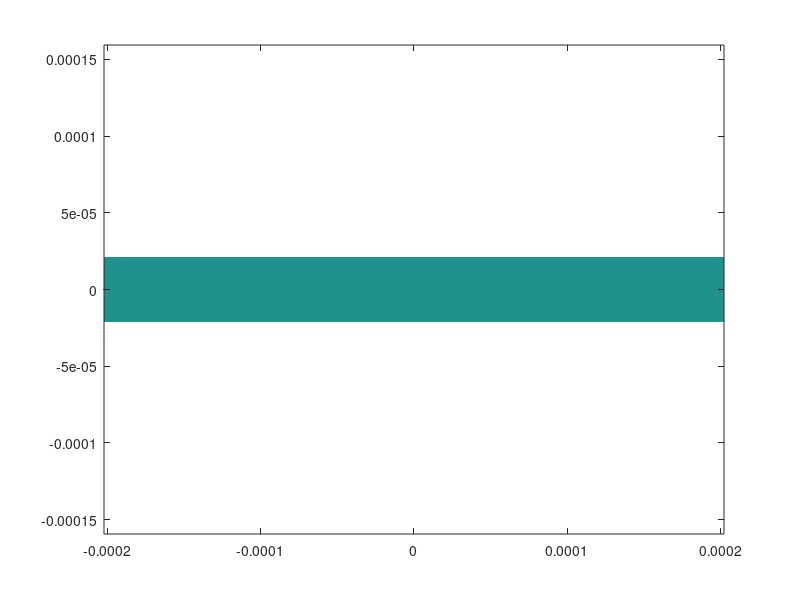
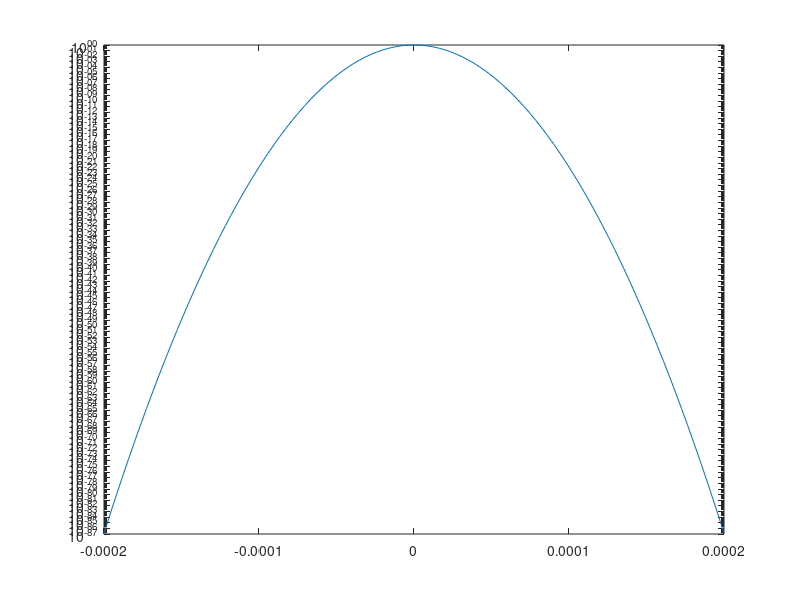

MATLAB code to generate these figures, in order: (Note: this script raises an error after producing the figures.)
% Author: Madhu Veettikazhy
% Date:12 November 2018
% Gaussian beam (CW) electric field propagation from the 
% through fibre using Finite Difference Beam Propagation Method
% in 2D
% Reference: An assessment of FD BPM method - Youngchul Chung
% ***************************************************************************************************

%% User-specified general parameters
Lx_main = 200e-6;                                                     % [m] x side length of main area
Ly_main = 20e-6;                                                    % [m] y side length of main area
Lz = 10e-3;                                                          % [m] z propagation distance
targetzstepsize = 100e-6;                                          % [m] z step size to aim for

Nx_main = 51;                                                        % x resolution of main area
Ny_main = 11;                                                             % y resolution of main area

lambda = 1e-6;                                                % [m] Wavelength 
w = 20e-6;%3.9e-6;                                                       % [m] Initial waist plane 1/e^2 radius of the gaussian beam

updates = 10;          % Number of times to update plot. If set higher than nz (such as Inf), script will simply update every step.

absorbertype = 4; % 1: No absorber, 2: constant absorber, 3: linear absorber, 4: quadratic absorber
targetLx = 2*Lx_main; % [m] Full area x side length
targetLy = 2*Ly_main;    % [m] Full area y side length
alpha = 10e1; % [1/m] "Absorption coefficient", used for absorbertype 2
beta = 10e4; % [1/m^2] "Absorption coefficient" per unit length distance out from edge of main area, used for absorbertype 3
gamma = 3e8; % [1/m^3] "Absorption coefficient" per unit length distance out from edge of main area, squared, used for absorbertype 4

n_cladding = 1.01;%1.45;
n_core = 1.01;%1.45;%1.46;
core_radius = 5e-6;

%% Initialization of space and frequency grids
nz = round(Lz/targetzstepsize);                                       % Number of z steps

dx = Lx_main/Nx_main;
dy = Ly_main/Ny_main;
dz = Lz/nz;

nx = round(targetLx/dx);
if rem(nx,2) ~= rem(Nx_main,2)
    nx = nx + 1; % Ensure that if Nx_main was set odd (to have a x slice at the center), nx will also be odd
end
ny = round(targetLy/dy);
if rem(ny,2) ~= rem(Ny_main,2)
    ny = ny + 1; % Ensure that if Ny_main was set odd (to have a y slice at the center), ny will also be odd
end
Lx = nx*dx;
Ly = ny*dy;

x = dx*(-(nx-1)/2:(nx-1)/2);
y = dy*(-(ny-1)/2:(ny-1)/2);
[X,Y] = ndgrid(x,y);

switch absorbertype
    case 1
        absorber = ones(nx,ny);
    case 2
        absorber = ones(nx,ny);
        absorber(abs(X) > Lx_main/2 | abs(Y) > Ly_main/2) = exp(-dz*alpha);
    case 3
        absorber = exp(-dz*max(0,max(abs(Y) - Ly_main/2,abs(X) - Lx_main/2))*beta);
    case 4
        absorber = exp(-dz*max(0,max(abs(Y) - Ly_main/2,abs(X) - Lx_main/2)).^2*gamma);
end
absorb_column = absorber(:);
figure(1);
% plot(x,absorber(:,round((ny-1)/2+1)));
imagesc(x,y,absorber.');
xlim([min(x) max(x)]);

k_0 = 2*pi/lambda;                                              % [m^-1] Wavenumber

%% Initialisation of optical fibre parameters
n_0 = 1;%n_cladding;
n_mat = ones(nx,ny)*n_core;
n_mat(sqrt(X.^2+Y.^2) > core_radius) = n_cladding;
figure(1);clf;
imagesc(x,y,n_mat.');
axis xy
axis equal

%% Beam initialization
amplitude = exp(-(X.^2+Y.^2)/w^2);                             % Gaussian field amplitude
phase = 0*X;                                         % Phase
E_ref = amplitude.*exp(1i*phase);                      % Electric field

%% Fibre propagation and plotting
%% Sequential method initialization
[nvec,~,invec] = uniquetol(n_mat);
% ax = dz/(4i*dx^2*k_0*n);
% ay = dz/(4i*dy^2*k_0*n);
% [e,~,ie] = uniquetol(dz*k_0*(n.^2-n_0^2)/n);
% b  = 1 + 2*ax + 2*ay + dz*1i*k_0*delta_n_2_column/n_0;
% c  = 1 - 2*ax - 2*ay - dz*1i*k_0*delta_n_2_column/n_0;

%% Vectorized method initialization
% delta_n_2 = n.^2-n_0^2;                              %delta_n^2 in the expression for FD BPM
% delta_n_2_column = delta_n_2(:);                         %Converting from NxN square matrix to N^2x1 column matrix
% E_column=E_ref(:);                                                   %Converting 2D matrix into a column matrix
% N=nx*ny;                                                            %N*N - size of sparse matrices
% 
% ax = dz/(2*dx^2);
% ay = dz/(2*dy^2);
% b = dz*(1/dx^2+1/dy^2) - (k_0^2*dz/2).*delta_n_2_column + (2*1i*k_0*n_0);
% c = -dz*(1/dx^2+1/dy^2) + (k_0^2*dz/2).*delta_n_2_column+ (2*1i*k_0*n_0);
% M_i_lhs = sparse(1:N,1:N,b(1:N),N,N);
% M_iMinus1 = sparse(2:N,1:N-1,ax,N,N);
% M_iPlus1 = sparse(1:N-1,2:N,ax,N,N);
% for i=nx:nx:N-nx                                               %Dirichlet's boundary condition
%     M_iMinus1(i+1,i)=0;
%     M_iPlus1(i,i+1)=0;
% end
% 
% M_jMinus1 = sparse(nx+1:N,1:N-nx,ay,N,N);
% M_jPlus1 = sparse(1:N-nx,nx+1:N,ay,N,N);
% M_lhs = -M_iMinus1 - M_iPlus1 + M_i_lhs - M_jMinus1 - M_jPlus1;
% 
% M_i_rhs = sparse(1:N,1:N,c(1:N),N,N);
% M_rhs = M_iMinus1+M_iPlus1+M_i_rhs+M_jMinus1+M_jPlus1;

%% Figure initialization
figure(2);
h_line = semilogy(x,abs(E_ref(:,(ny-1)/2+1).').^2); 
h_title = title(['x intensity profile at z = 0 m (second moment radius = ' num2str(2*std(x,h_line.YData)) ' m)']);
line([-Lx_main/2 -Lx_main/2 NaN Lx_main/2 Lx_main/2],[ylim NaN ylim],'Linestyle','--','Color','k');
axis([min(x) max(x) 1e-9 1]);

updatesliceindices = unique(round(linspace(1,nz,min(nz,updates))));
nextupdatesliceindicesindex = 1;

figure(3);
subplot(2,1,1);
h_im1 = imagesc(x,y,abs(E_ref.').^2);
axis xy
axis equal
% xlim([-Lx_main/2 Lx_main/2]);
% ylim([-Ly_main/2 Ly_main/2]);
xlim([-Lx/2 Lx/2]);
ylim([-Ly/2 Ly/2]);
subplot(2,1,2);
h_im2 = imagesc(x,y,angle(E_ref.'));
axis xy
axis equal
% xlim([-Lx_main/2 Lx_main/2]);
% ylim([-Ly_main/2 Ly_main/2]);
xlim([-Lx/2 Lx/2]);
ylim([-Ly/2 Ly/2]);

%For plotting the diverged gaussian field from gaussian_Prop_2D.m
% NxNy_ref = size(E_ref);
% Nx_ref=NxNy_ref(1);
% Nx_ref_start=round(Nx_ref/2)-round(nx/2);
% Nx_ref_end=round(Nx_ref/2)+round(nx/2)-1;

%% Sequential method execution
E = E_ref;
d = zeros(nx,ny);
for zidx = 1:nz
    %% Explicit part of step 1
    for iy = 1:ny
        for ix = 1:nx % construct d, the right hand side of the system of linear equations
            i = sub2ind([nx,ny],ix,iy);
			n = nvec(invec(i));
            delta = 0;
            if ix ~= 1;  delta = delta +   dz/(4i*dx^2*k_0*n)*(E(ix-1,iy)-E(ix,iy)); end
            if ix ~= nx; delta = delta +   dz/(4i*dx^2*k_0*n)*(E(ix+1,iy)-E(ix,iy)); end
%             if iy ~= 1;  delta = delta + 2*dz/(4i*dy^2*k_0*n)*(E(ix,iy-1)-E(ix,iy)); end
%             if iy ~= ny; delta = delta + 2*dz/(4i*dy^2*k_0*n)*(E(ix,iy+1)-E(ix,iy)); end
            d(ix,iy) = E(ix,iy)*(1 - 1i*dz*k_0*(n^2 - n_0^2)/n) + delta;
        end
    end

    %% Implicit part of step 1, Thomas algorithm along x, sweeps up from 2 to nx and then down from nx to 1
    for iy = 1:ny
        % Forward sweep, index 1 and 2:
		i = sub2ind([nx,ny],1,iy);
		n = nvec(invec(i));
        b(1) = 1 + dz/(4i*dx^2*k_0*n) + 1i*dz*k_0*(n^2 - n_0^2)/n;
		i = sub2ind([nx,ny],2,iy);
		n = nvec(invec(i));
        w = -dz/(4i*dx^2*k_0*n)/b(1);
        b(2) = 1 + 2*dz/(4i*dx^2*k_0*n) + 1i*dz*k_0*(n^2 - n_0^2)/n + w*dz/(4i*dx^2*k_0*     n     );
        d(2,iy) = d(2,iy) - w*d(1,iy);
        % Forward sweep, indices 3 to nx-1:
        for ix = 3:nx-1
			i = sub2ind([nx,ny],ix,iy);
			n = nvec(invec(i));
            w = -dz/(4i*dx^2*k_0*n)/b(ix-1);
            b(ix) = 1 + 2*dz/(4i*dx^2*k_0*n) + 1i*dz*k_0*(n^2 - n_0^2)/n;
            b(ix) = b(ix) + w*dz/(4i*dx^2*k_0*     n     );
            d(ix,iy) = d(ix,iy) - w*d(ix-1,iy);
        end
        % Forward sweep, index nx:
		i = sub2ind([nx,ny],nx,iy);
		n = nvec(invec(i));
        w = -dz/(4i*dx^2*k_0*n)/b(nx-1);
        b(nx) = 1 + dz/(4i*dx^2*k_0*n) + 1i*dz*k_0*(n^2 - n_0^2)/n;
        b(nx) = b(nx) + w*dz/(4i*dx^2*k_0*     n     );
        d(nx,iy) = d(nx,iy) - w*d(nx-1,iy);

        % Back sweep, index nx:
        d(nx,iy) = d(nx,iy)/b(nx);
        % Back sweep, indices nx-1 to 2:
        for ix = nx-1:-1:2
			i = sub2ind([nx,ny],ix,iy);
			n = nvec(invec(i));
            d(ix,iy) = (d(ix,iy) + dz/(4i*dx^2*k_0*n)*d(ix+1,iy))/b(ix);
        end
        % Back sweep, index 1:
		i = sub2ind([nx,ny],1,iy);
		n = nvec(invec(i));
        d(1,iy) = (d(1,iy) + dz/(4i*dx^2*k_0*n)*d(2,iy))/b(1);
    end
    E = d;
%     %% Explicit part of step 2
%     for iy = 1:ny
%         for ix = 1:nx % construct d, the right hand side of the system of linear equations
%             i = sub2ind([nx,ny],ix,iy);
%             delta = 0;
%             if iy ~= 1;  delta = delta - ay*(E(ix,iy-1)-E(ix,iy)); end
%             if iy ~= ny; delta = delta - ay*(E(ix,iy+1)-E(ix,iy)); end
%             d(ix,iy) = d(ix,iy) + delta;
%         end
%     end
%     
%     %% Implicit part of step 2, Thomas algorithm along y, sweeps up from 2 to ny and then down from ny to 1
%     for ix = 1:nx
%         % Forward sweep, index 2:
%         b(1) = 1 + ay;
%         w = -ay/b(1);
%         b(2) = 1 + 2*ay + w*ay;
%         d(ix,2) = d(ix,2) - w*d(ix,1);
%         % Forward sweep, indices 3 to ny-1:
%         for iy = 3:ny-1
%             w = -ay/b(iy-1);
%             b(iy) = 1 + 2*ay;
%             b(iy) = b(iy) + w*ay;
%             d(ix,iy) = d(ix,iy) - w*d(ix,iy-1);
%         end
%         % Forward sweep, index ny:
%         w = -ay/b(ny-1);
%         b(ny) = 1 + ay;
%         b(ny) = b(ny) + w*ay;
%         d(ix,ny) = d(ix,ny) - w*d(ix,ny-1);
% 
%         % Back sweep, index ny:
%         E(ix,ny) = d(ix,ny)/b(ny);
%         % Back sweep, indices ny-1 to 2:
%         for iy = ny-1:-1:2
%             E(ix,iy) = (d(ix,iy) + ay*E(ix,iy+1))/b(iy);
%         end
%         % Back sweep, index 1:
%         E(ix,1) = (d(ix,1) + ay*E(ix,2))/b(1);
%     end

    h_line.YData = abs(E(:,round((ny-1)/2+1))).^2;
    h_title.String = ['x intensity profile at z = ' num2str(zidx*dz,'%.1e') ' m (second moment radius = ' num2str(2*std(x,h_line.YData),'%.6e') ' m)'];
    h_im1.CData = abs(E.').^2;
    h_im2.CData = angle(E.');
    drawnow;
end


%% Vectorized method execution
% tic
% for zidx = 1:nz
%     RHS = M_rhs*E_column;
%     E_column = M_lhs\RHS;
%     E_column=E_column.*absorb_column;
%     if zidx == updatesliceindices(nextupdatesliceindicesindex)
%         E_2D = reshape(E_column, [nx ny]);
%         h_line.YData = abs(E_2D(:,round((ny-1)/2+1))).^2;
%         h_title.String = ['x intensity profile at z = ' num2str(zidx*dz,'%.1e') ' m (second moment radius = ' num2str(2*std(x,h_line.YData),'%.6e') ' m)'];
%         h_im.CData = abs(E_2D.').^2;
% 
%         nextupdatesliceindicesindex = nextupdatesliceindicesindex + 1;
%         drawnow;
%     end
% end
% toc

